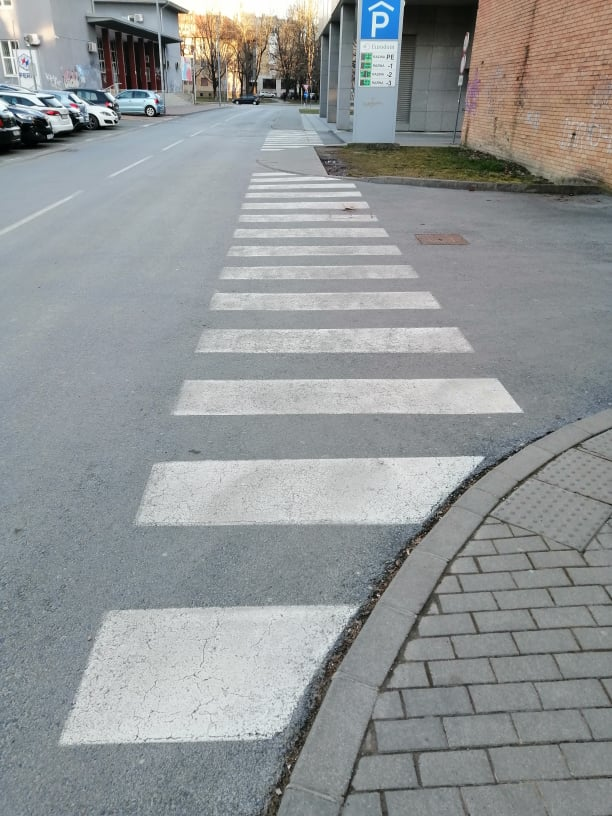
#> input picture img8.jpg, 612 x 816 px
$ python pjesacki.py
#> lines starting #> are read from the running program, lines starting #| are printed output that depends on the picture; after the words box and inside, x2 and y2 are one past the last pixel; in counts of white or black regions, pixels touching at a corner belong together
import cv2 as cv
from math import sqrt, pi, sin, cos, atan
import numpy as np
from sklearn.linear_model import RANSACRegressor

class LengthError(ValueError):
    pass


def calculateDirection(point, theta1, theta2):
    # if the angle is negative, add pi
    if theta1<0:
        theta1=theta1 + pi
    if theta2<0:
        theta2=theta2 + pi

    thetaAvg=(theta1+theta2) * 0.5
    # return a point moved by 100 in the direction of the average angle
    return point[0] - 100*cos(thetaAvg), point[1] - 100*sin(thetaAvg)


def sortBox(box):
    #this function sorts the box points so that the top-left point has index 0

    sortedBox = np.zeros((4, 2), dtype="int32")
    # the top-left point will have the smallest sum,
    # the bottom-right point will have the largest sum
    sum = box.sum(axis=1)
    sortedBox[0] = box[np.argmin(sum)]
    sortedBox[2] = box[np.argmax(sum)]

    # the top-right point will have the smallest difference,
    # the bottom-left will have the largest difference
    diff = np.diff(box, axis=1)
    sortedBox[1] = box[np.argmin(diff)]
    sortedBox[3] = box[np.argmax(diff)]
    return sortedBox


def adjustBrightnessContrast(img, contrast, brightness):
    new_image = np.clip(contrast*img + brightness, 0, 255)
    return np.array(new_image, np.uint8)


def getDistance(point1, point2):
    distance = sqrt((point2[0] - point1[0])**2 + (point2[1] - point1[1])**2)
    return distance


def getLine(points, y, predict):
    # this function returns a np.array containing points that
    # are on the predicted line within a certain range (+-15%)

    line=[]
    for i in range(0,len(points)):
        # discard the points that are outside the range
        if predict[i] < y[i]*0.85 or predict[i] > y[i]*1.15:
            continue
        line.append(points[i])
    if len(line)<3:
        raise LengthError("Not enough contours in line")
    line=np.array(line)
    return line


img = cv.imread("img8.jpg")
#> img is the input picture: shape (816, 612, 3); mean B, G, R 149.6, 148.9, 145.2
if img is None:
    print ('File cannot be opened')
    exit()
gray = cv.cvtColor(img, cv.COLOR_BGR2GRAY)
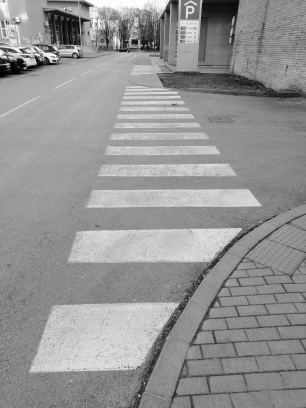
#> gray: shape (816, 612) (shown at 1/2 size); min 0, max 255, mean 147.9
gray = adjustBrightnessContrast(gray, 1.3, -100)
#> in adjustBrightnessContrast, `new_image = np.clip(contrast*img + brightness, 0, 255)`:
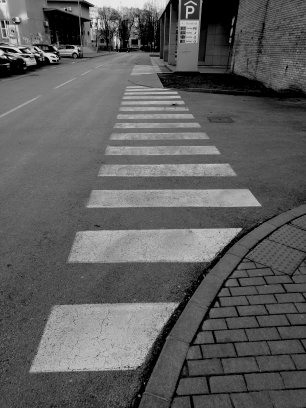
#> new_image: shape (816, 612) float64 (shown at 1/2 size); min 0, max 231.5, mean 94.3

threshold, thresh=cv.threshold(gray,0,255,cv.THRESH_BINARY + cv.THRESH_OTSU)
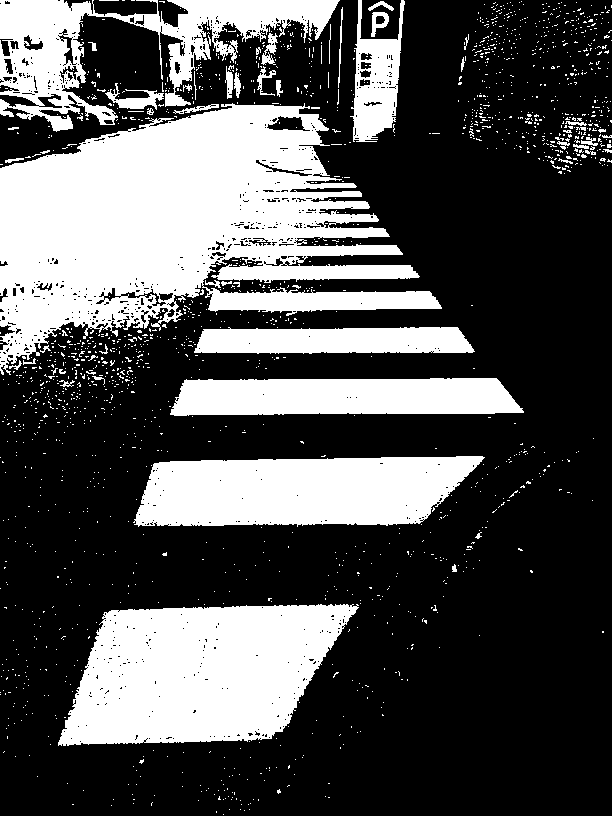
#> thresh: shape (816, 612); 32.1% white; 1722 white regions (1669 under 20 px), largest, box (x1, y1, x2, y2) and area: (0, 103, 442, 375) 63506, (58, 604, 359, 746) 31104, (133, 456, 485, 527) 20243
#> threshold = 106


kernel = np.ones((7,7),np.uint8)
opening = cv.morphologyEx(thresh, cv.MORPH_OPEN, kernel)
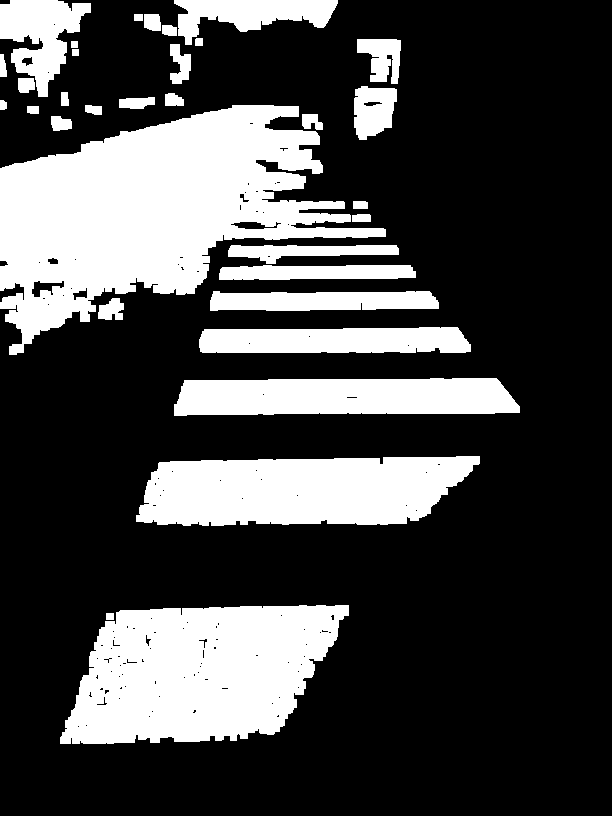
#> opening: shape (816, 612); 27.9% white; 33 white regions, largest, box (x1, y1, x2, y2) and area: (0, 105, 386, 355) 47453, (60, 605, 349, 744) 29963, (136, 456, 480, 526) 19733
closing = cv.morphologyEx(opening, cv.MORPH_CLOSE, kernel)
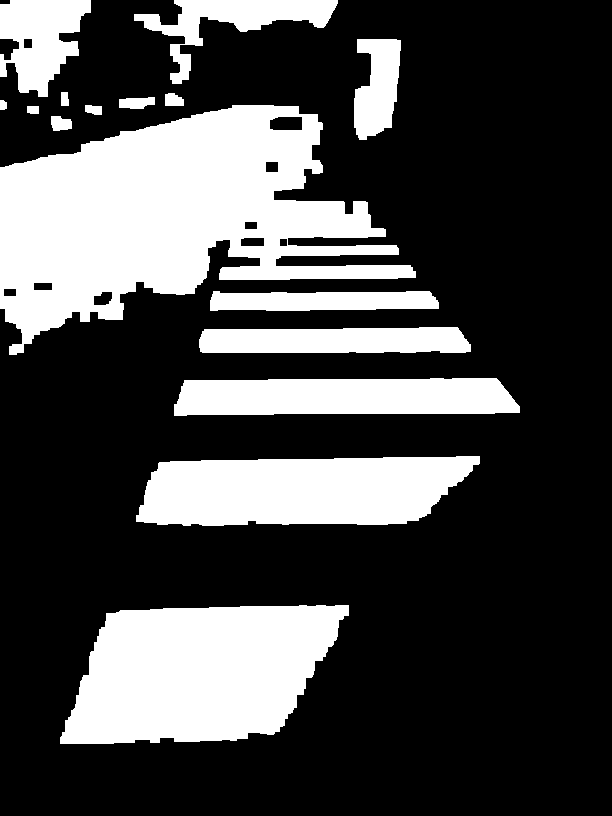
#> closing: shape (816, 612); 28.6% white; 16 white regions

cv.imshow("transformed", closing)

leftPoints=[]
rightPoints=[]
contourImg=img.copy()

contours, _ = cv.findContours(closing, cv.RETR_EXTERNAL, cv.CHAIN_APPROX_SIMPLE)
#> contours = 16 contours; largest, box (x1, y1, x2, y2) and area: (0, 105, 416, 355) 55189, (60, 605, 349, 744) 30052, (136, 456, 480, 526) 19465, (174, 378, 520, 416) 11332, (199, 327, 471, 353) 6200
for c in contours:
    # skip if contour is small
    if  cv.contourArea(c) < 2000:
        continue

    hull = cv.convexHull(c)
    areaRatio = cv.contourArea(hull)/cv.contourArea(c)
    # skip if convex hull has a >30% larger area than the contour
    # meaning the contour is probably noise, draw it in red
    if areaRatio>1.3:
        cv.drawContours(contourImg, [c], -1, (0, 0, 255), 5)
        continue

    rect = cv.minAreaRect(c)
    box = cv.boxPoints(rect)
    # convert all coordinates to int
    box = np.int0(box)

    # sort the contour points so that the 0 point is top left
    sortedBox=sortBox(box)
    # take the points that are further apart as left and right points
    if getDistance(sortedBox[0], sortedBox[1])>getDistance(sortedBox[1], sortedBox[2]):
        leftPoint=sortedBox[0]
        rightPoint=sortedBox[1]
    else:
        leftPoint=sortedBox[1]
        rightPoint=sortedBox[2]

    leftPoints.append(leftPoint)
    rightPoints.append(rightPoint)

    cv.circle(contourImg, (leftPoint), radius=10, color=(0, 0, 255), thickness=-1)
    cv.circle(contourImg, (rightPoint), radius=10, color=(0, 0, 255), thickness=-1)
    cv.drawContours(contourImg, [box], -1, (0, 255, 0), 5)
#> this loop made 16 passes
#> (areaRatio, rect, box, sortedBox, sum in sortBox, diff in sortBox) on passes 1 to 2: (1.04, ((204, 673.9), (291.4, 133.9), -1.43), [[60, 744], [56, 610], [347, 603], [351, 737]], [[56, 610], [347, 603], [351, 737], [60, 744]], [804, 666, 950, 1088], [684, 554, 256, 386]), (1.04, ((307.5, 491.6), (343.9, 67.05), -0.785), [[136, 527], [135, 460], [478, 455], [479, 522]], [[135, 460], [478, 455], [479, 522], [136, 527]], [663, 595, 933, 1001], [391, 325, -23, 43])
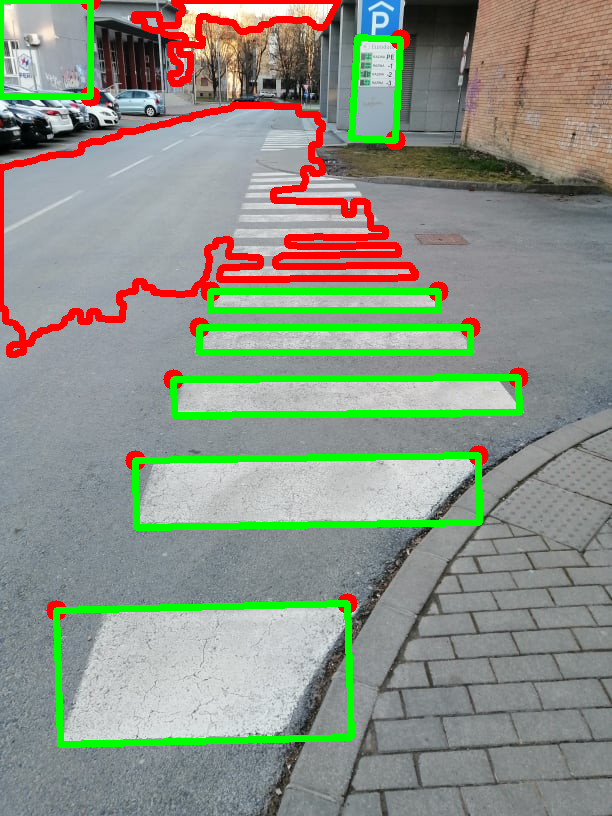
#> contourImg: shape (816, 612, 3); 9.74% of pixels changed, all inside (x1, y1, x2, y2) = (0, 0, 529, 748)
#> after the loop, leftPoints = [[56, 610], [135, 460], [173, 379], [199, 327], [210, 291], [400, 39], [90, 0]]; rightPoints = [[347, 603], [478, 455], [518, 377], [470, 327], [438, 291], [395, 140], [90, 96]]
cv.imshow("contours", contourImg)


rightPoints=np.array(rightPoints)
leftPoints=np.array(leftPoints)

model=RANSACRegressor()

try:
    # get x and y coordinates of all right contour points as vectors for the model
    x=np.reshape(rightPoints[:,0], (-1, 1))
#> x = [347, 478, 518, 470, 438, 395, 90]
    y=np.reshape(rightPoints[:,1], (-1, 1))
#> y = [603, 455, 377, 327, 291, 140, 96]
    model.fit(x, y)
    predict=model.predict(x)
#> predict = [272.8, 364.8, 392.9, 359.2, 336.7, 306.5, 92.26]
    theta1=atan(model.estimator_.coef_)

    rightLine=getLine(rightPoints, y, predict)
#> the loop in getLine, `for i in range(0,len(points)):` made 7 passes
#> after the loop in getLine, `for i in range(0,len(points)):`: line = [[518, 377], [470, 327], [90, 96]]
#> rightLine = [[518, 377], [470, 327], [90, 96]]
except LengthError as ex:
    print(ex.args[0])
    cv.waitKey(0)
    exit()
except:
    print("Not enough contours found")
    cv.waitKey(0)
    exit()


try:
    # get x and y coordinates of all left contour points as vectors for the model
    x=np.reshape(leftPoints[:,0], (-1, 1))
#> x = [56, 135, 173, 199, 210, 400, 90]
    y=np.reshape(leftPoints[:,1], (-1, 1))
#> y = [610, 460, 379, 327, 291, 39, 0]
    model.fit(x, y)
    predict=model.predict(x)
#> predict = [580.7, 450.6, 388, 345.2, 327.1, 14.33, 524.7]
    theta2=atan(model.estimator_.coef_)

    leftLine=getLine(leftPoints, y, predict)
#> the loop in getLine (call 2), `for i in range(0,len(points)):` made 7 passes
#> leftLine = [[56, 610], [135, 460], [173, 379], [199, 327], [210, 291]]
except LengthError as ex:
    print(ex.args[0])
    cv.waitKey(0)
    exit()
except:
    print("Not enough contours found")
    cv.waitKey(0)
    exit()


lines=np.append(leftLine, rightLine, axis=0)
#> lines = [[56, 610], [135, 460], [173, 379], [199, 327], [210, 291], [518, 377], [470, 327], [90, 96]]
pjesacki=cv.convexHull(lines)
#> pjesacki = [[90, 96], [470, 327], [518, 377], [56, 610]]
cv.drawContours(img, [pjesacki], -1, (0, 255, 0), 5)

# calculate contour midpoint as average of all points
midpoint=lines.mean(axis=0)
#> midpoint = [231.4, 358.4]
midpoint = list(map(int, midpoint))
#> midpoint = [231, 358]
# calculate pedestrian direction related to the midpoint
point=calculateDirection(midpoint, theta1, theta2)
#> point = (210.5, 260.1)
point=list(map(int, point))
#> point = [210, 260]
# use the 2 points to draw an arrow
cv.arrowedLine(img, midpoint, point, (0, 255, 255), 10, tipLength=0.3)
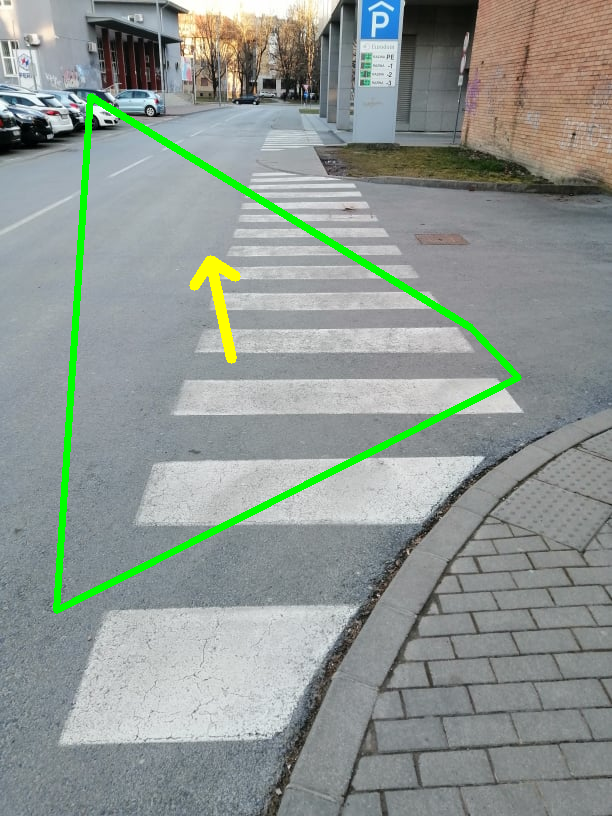
#> img: shape (816, 612, 3); mean B, G, R 145.3, 151.2, 142.2

cv.imshow("pjesacki", img)
cv.waitKey(0)

$ run again, with img0.jpg copied over img8.jpg
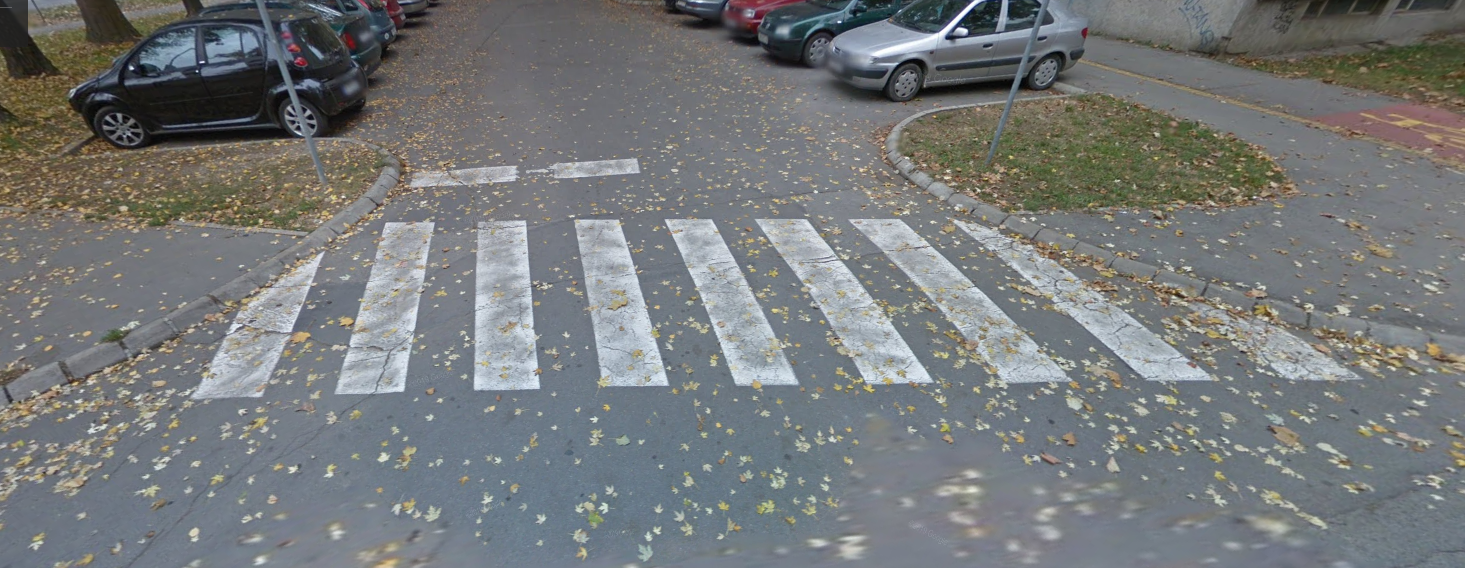
#> input picture img0.jpg, 1465 x 568 px
#> img is the input picture: shape (568, 1465, 3); mean B, G, R 121.6, 120.9, 118.1
#> `threshold, thresh=cv.threshold(gray,0,255,cv.THRESH_BINARY + cv.THRESH..`:
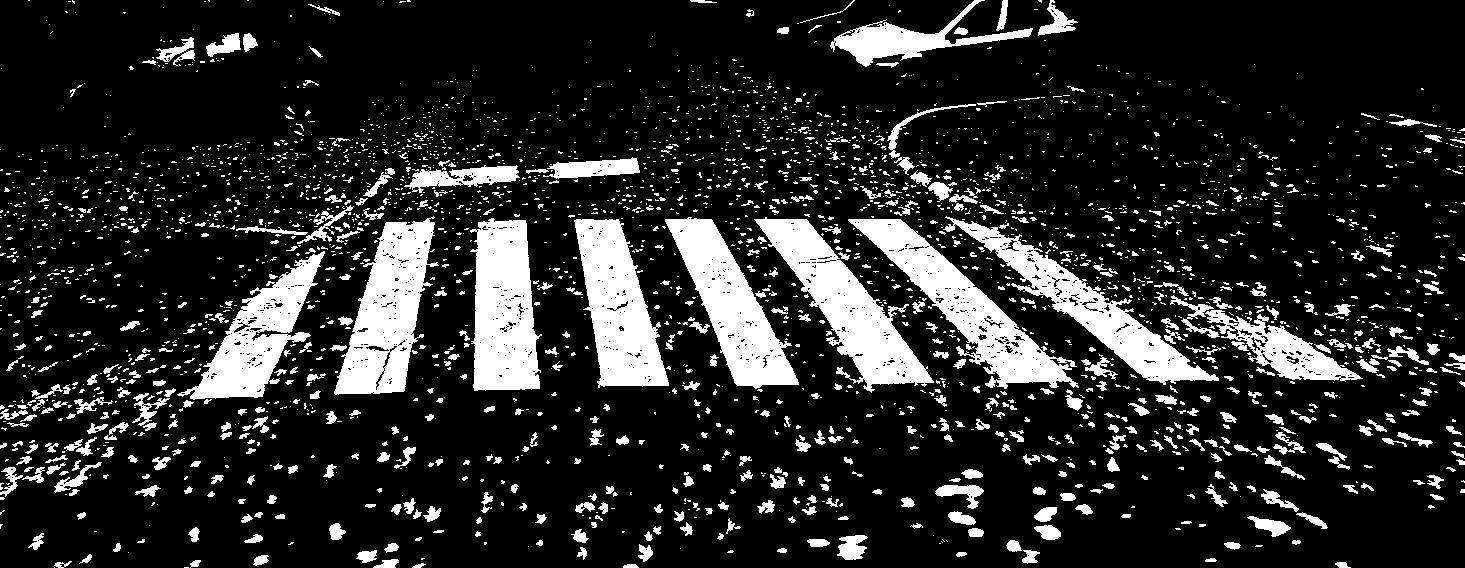
#> thresh: shape (568, 1465); 16.2% white; 3227 white regions (2622 under 20 px), largest, box (x1, y1, x2, y2) and area: (754, 217, 934, 393) 10207, (848, 219, 1079, 389) 9989, (334, 216, 439, 395) 9863
#> threshold = 85
#> opening: shape (568, 1465); 9.5% white; 71 white regions, largest, box (x1, y1, x2, y2) and area: (759, 219, 930, 384) 9250, (575, 219, 668, 386) 8991, (474, 220, 540, 390) 8935
#> closing: shape (568, 1465); 9.9% white; 57 white regions
#> contours = 57 contours; largest, box (x1, y1, x2, y2) and area: (336, 221, 434, 394) 9642, (759, 219, 930, 384) 9374, (474, 220, 540, 390) 9110, (575, 219, 668, 386) 9087, (667, 219, 797, 387) 8976
#> the loop `for c in contours:` made 57 passes
#> c on passes 1, 4, 7, 8, 13, 17, 18, 28: [[627, 564], [627, 567], [635, 567], [635, 564]], [[1027, 556], [1027, 562], [1033, 562], [1033, 556]], [[644, 550], [644, 556], [650, 556], [650, 550]], [[388, 544], [388, 550], [396, 550], [396, 544]], [[191, 530], [191, 536], [197, 536], [197, 530]], [[429, 512], [429, 518], [436, 518], [436, 512]], [[1083, 507], [1083, 513], [1089, 513], [1089, 507]], [[1165, 397], [1165, 403], [1173, 403], [1173, 397]]
#> after the loop `for c in contours:`: leftPoints = [[1273, 323], [334, 263], [434, 222], [539, 220], [881, 195], [801, 189], [718, 196], [638, 209], [833, 31]]; rightPoints = [[1351, 367], [242, 425], [401, 404], [539, 389], [1070, 374], [932, 379], [798, 382], [668, 384], [943, 13]]
#> `x=np.reshape(rightPoints[:,0], (-1, 1))`: x = [1351, 242, 401, 539, 1070, 932, 798, 668, 943]
#> `y=np.reshape(rightPoints[:,1], (-1, 1))`: y = [367, 425, 404, 389, 374, 379, 382, 384, 13]
#> `predict=model.predict(x)`: predict = [367, 396.4, 392.2, 388.5, 374.5, 378.1, 381.7, 385.1, 377.8]
#> the loop in getLine, `for i in range(0,len(points)):` made 9 passes
#> after the loop in getLine, `for i in range(0,len(points)):`: line = [[1351, 367], [242, 425], [401, 404], [539, 389], [1070, 374], [932, 379], [798, 382], [668, 384]]
#> rightLine has the same summary as line in getLine
#> `x=np.reshape(leftPoints[:,0], (-1, 1))`: x = [1273, 334, 434, 539, 881, 801, 718, 638, 833]
#> `y=np.reshape(leftPoints[:,1], (-1, 1))`: y = [323, 263, 222, 220, 195, 189, 196, 209, 31]
#> `predict=model.predict(x)`: predict = [158.1, 231.2, 223.4, 215.3, 188.6, 194.8, 201.3, 207.5, 192.3]
#> the loop in getLine (call 2), `for i in range(0,len(points)):` made 9 passes
#> leftLine = [[334, 263], [434, 222], [539, 220], [881, 195], [801, 189], [718, 196], [638, 209]]
#> lines = 15 rows, first 8: [334, 263], [434, 222], [539, 220], [881, 195], [801, 189], [718, 196], [638, 209], [1351, 367]
#> pjesacki = [[1351, 367], [242, 425], [334, 263], [434, 222], [718, 196], [801, 189], [881, 195]]
#> `midpoint=lines.mean(axis=0)`: midpoint = [689.7, 306.5]
#> `midpoint = list(map(int, midpoint))`: midpoint = [689, 306]
#> `point=calculateDirection(midpoint, theta1, theta2)`: point = (788.9, 300.8)
#> `point=list(map(int, point))`: point = [788, 300]
#> `cv.arrowedLine(img, midpoint, point, (0, 255, 255), 10, tipLength=0.3)`:
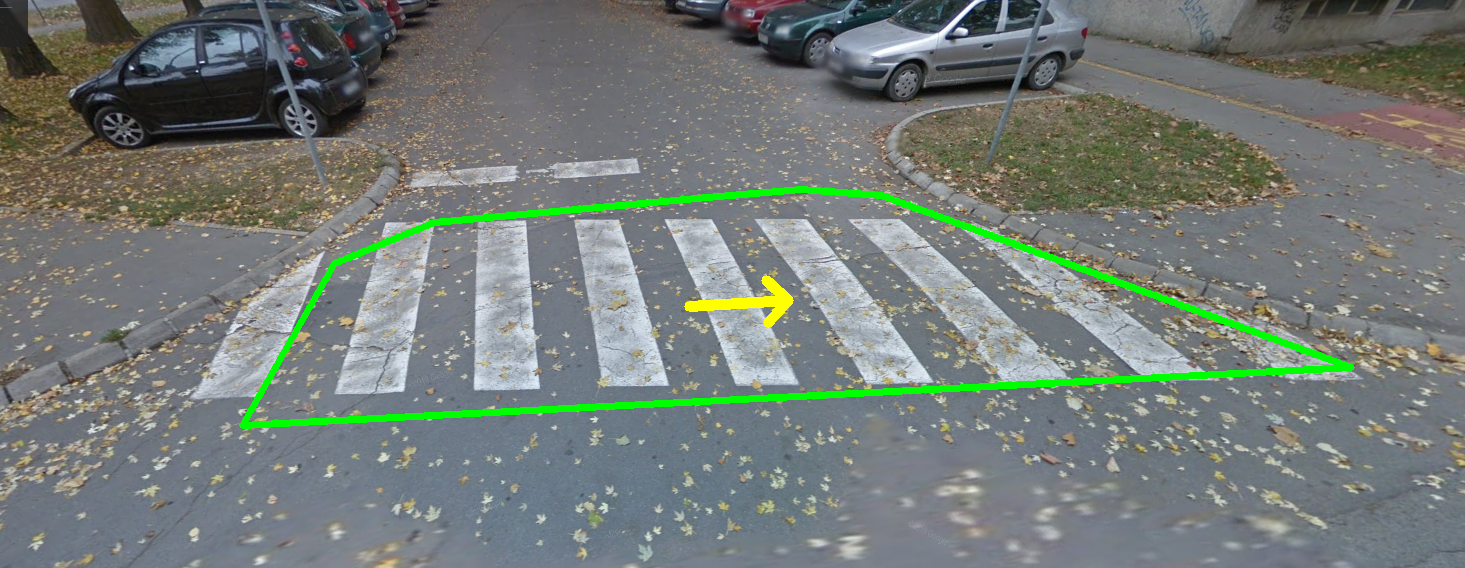
#> img: shape (568, 1465, 3); mean B, G, R 118.6, 123.4, 115.8
